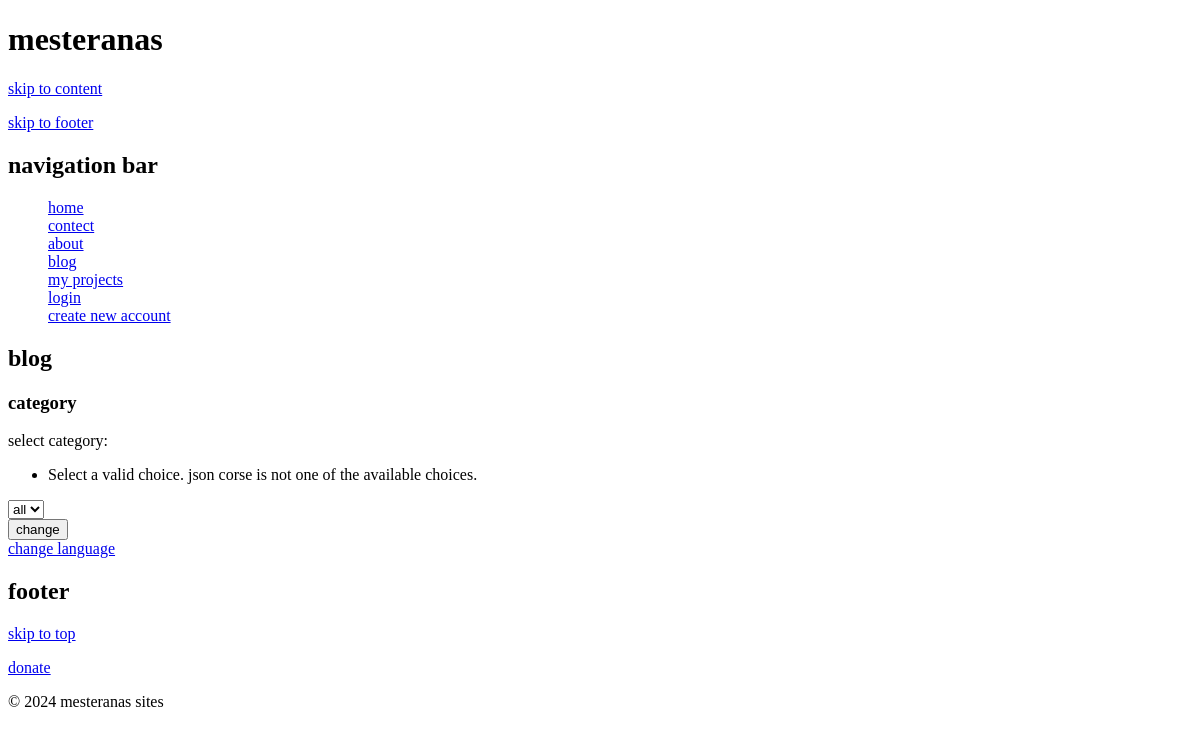
/en/blog/category/json corse, run on an earlier commit of the app's database.
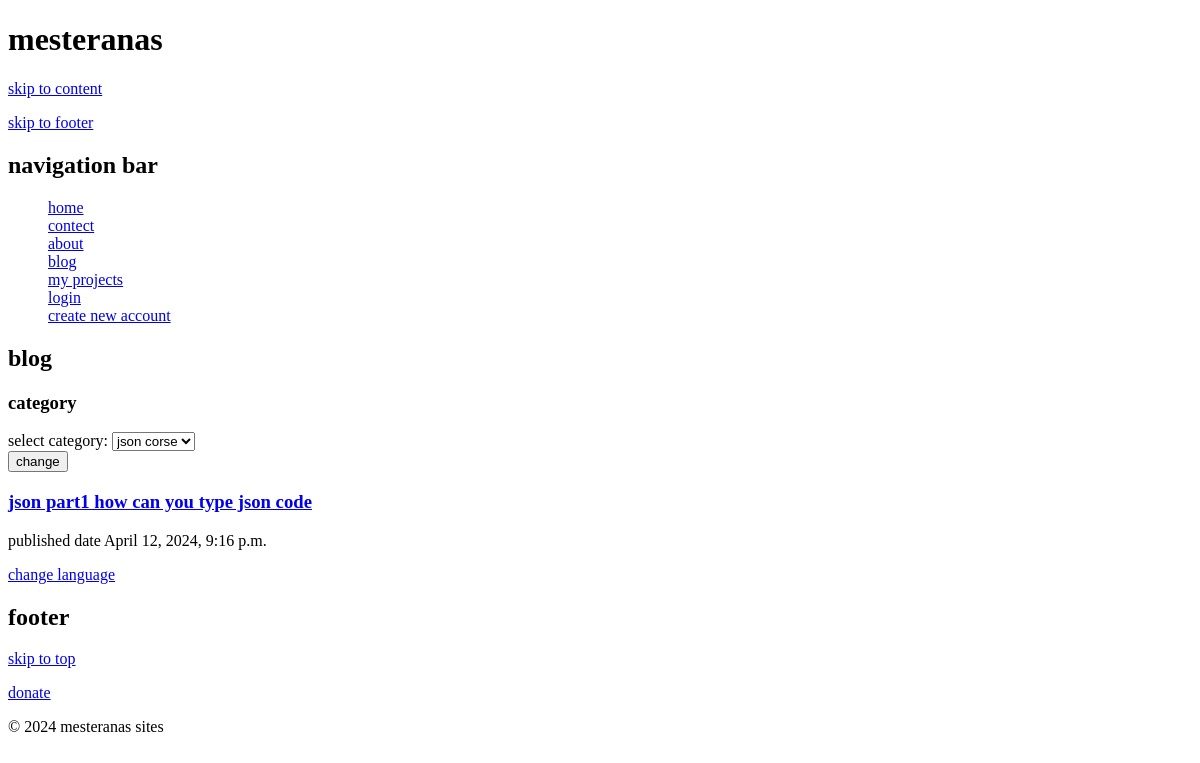
And on a later commit of the database.
### home/models.py (models this page shows, shortened)
class post(models.Model):
    arabicTitle=models.CharField(max_length=500)
    englishTitle=models.CharField(max_length=500)
    arabicBody=models.TextField()
    englishBody=models.TextField()
    date=models.DateTimeField(auto_now=True)
    user=models.ForeignKey(to=User,on_delete=models.CASCADE)
    category=models.CharField(max_length=100)

### home/views.py (the view)
# urls.py: 2. Add a URL to urlpatterns:  path('blog/', include('blog.urls'))
def blog(r,category="all"):
    if category=="all":
        Posts=models.post.objects.all().order_by("-date")
    else:
        Posts=models.post.objects.filter(category=category).order_by("-date")
    if r.method=="POST":
        form=forms.SelectCategory(r.POST)
        if form.is_valid():
            return redirect("blog",category=form.cleaned_data["category"])
    posts=[]
    title=""
    body=""
    language=get_language()
    for post in Posts:
        if language=="ar":
            title=post.arabicTitle
            body=post.arabicBody
        else:
            title=post.englishTitle
            body=post.englishBody
        post.title=title
        post.body=body
        posts.append(post)
    form=forms.SelectCategory({"category":category})
    return render(r,"blog.html",{"posts":posts,"form":form})

### home/forms.py
class SelectCategory(forms.Form):
    category=forms.ChoiceField(choices=getCategory(),label=_("select category"))

### templates/blog.html (shortened to what this page needs)
{% extends "home.html" %}
{%load i18n%}
{% block content%}
<h2>{%trans "blog"%}</h2>
<h3>{%trans "category"%}</h3>
<form method="post">
    {{form}}
    <button type="submit">{%trans "change"%}</button>
</form>
{%for post in posts%}
<h3><a href="{% url "ViewPost" post.pk%}">{{post.title}}</a></h3>
<p>{%trans "published date "%} {{post.date}}</p>
{%endfor%}
{%endblock%}

What changed in the data, as far as the page shows it:
added post: title "json part1 how can you type json code", date "April 12, 2024, 9:16 p.m."
Also different on the page:
form field category: "all" → "json corse"
text no longer shown: "select category: Select a valid choice. json corse is not one of the available choices."
text now shown: "select category:"
